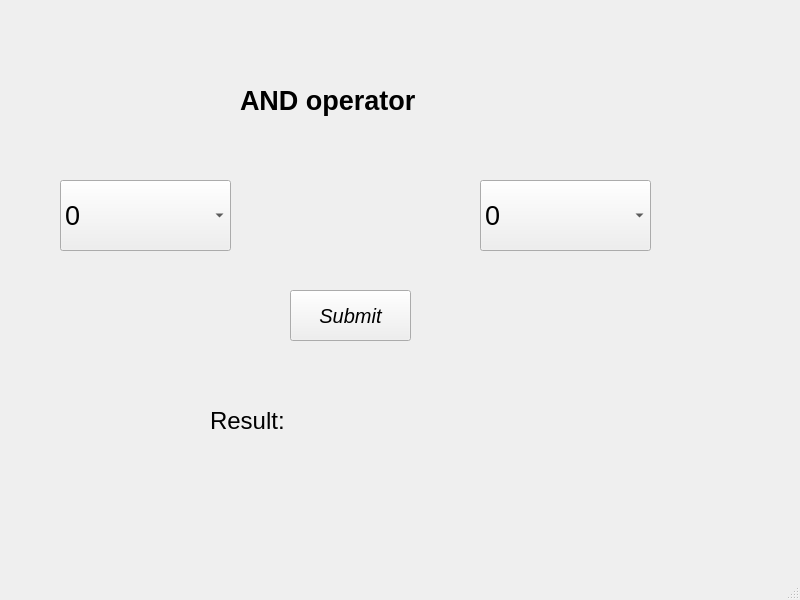
<?xml version="1.0" encoding="UTF-8"?>
<ui version="4.0">
 <class>MainWindow</class>
 <widget class="QMainWindow" name="MainWindow">
  <property name="geometry">
   <rect>
    <x>0</x>
    <y>0</y>
    <width>800</width>
    <height>600</height>
   </rect>
  </property>
  <property name="windowTitle">
   <string>MainWindow</string>
  </property>
  <widget class="QWidget" name="centralwidget">
   <widget class="QLabel" name="label">
    <property name="geometry">
     <rect>
      <x>240</x>
      <y>80</y>
      <width>201</width>
      <height>41</height>
     </rect>
    </property>
    <property name="font">
     <font>
      <pointsize>20</pointsize>
      <weight>75</weight>
      <bold>true</bold>
     </font>
    </property>
    <property name="text">
     <string>AND operator</string>
    </property>
   </widget>
   <widget class="QComboBox" name="operand1Combobox">
    <property name="geometry">
     <rect>
      <x>60</x>
      <y>180</y>
      <width>171</width>
      <height>71</height>
     </rect>
    </property>
    <property name="font">
     <font>
      <pointsize>20</pointsize>
     </font>
    </property>
    <item>
     <property name="text">
      <string>0</string>
     </property>
    </item>
    <item>
     <property name="text">
      <string>1</string>
     </property>
    </item>
   </widget>
   <widget class="QComboBox" name="operand2Combobox">
    <property name="geometry">
     <rect>
      <x>480</x>
      <y>180</y>
      <width>171</width>
      <height>71</height>
     </rect>
    </property>
    <property name="font">
     <font>
      <pointsize>20</pointsize>
     </font>
    </property>
    <item>
     <property name="text">
      <string>0</string>
     </property>
    </item>
    <item>
     <property name="text">
      <string>1</string>
     </property>
    </item>
   </widget>
   <widget class="QPushButton" name="submitButton">
    <property name="geometry">
     <rect>
      <x>290</x>
      <y>290</y>
      <width>121</width>
      <height>51</height>
     </rect>
    </property>
    <property name="font">
     <font>
      <pointsize>15</pointsize>
      <italic>true</italic>
     </font>
    </property>
    <property name="text">
     <string>Submit</string>
    </property>
   </widget>
   <widget class="QLabel" name="resultLabel">
    <property name="geometry">
     <rect>
      <x>210</x>
      <y>400</y>
      <width>311</width>
      <height>41</height>
     </rect>
    </property>
    <property name="font">
     <font>
      <pointsize>18</pointsize>
      <weight>50</weight>
      <bold>false</bold>
     </font>
    </property>
    <property name="text">
     <string>Result: </string>
    </property>
   </widget>
  </widget>
  <widget class="QMenuBar" name="menubar">
   <property name="geometry">
    <rect>
     <x>0</x>
     <y>0</y>
     <width>800</width>
     <height>21</height>
    </rect>
   </property>
  </widget>
  <widget class="QStatusBar" name="statusbar"/>
 </widget>
 <resources/>
 <connections/>
</ui>
